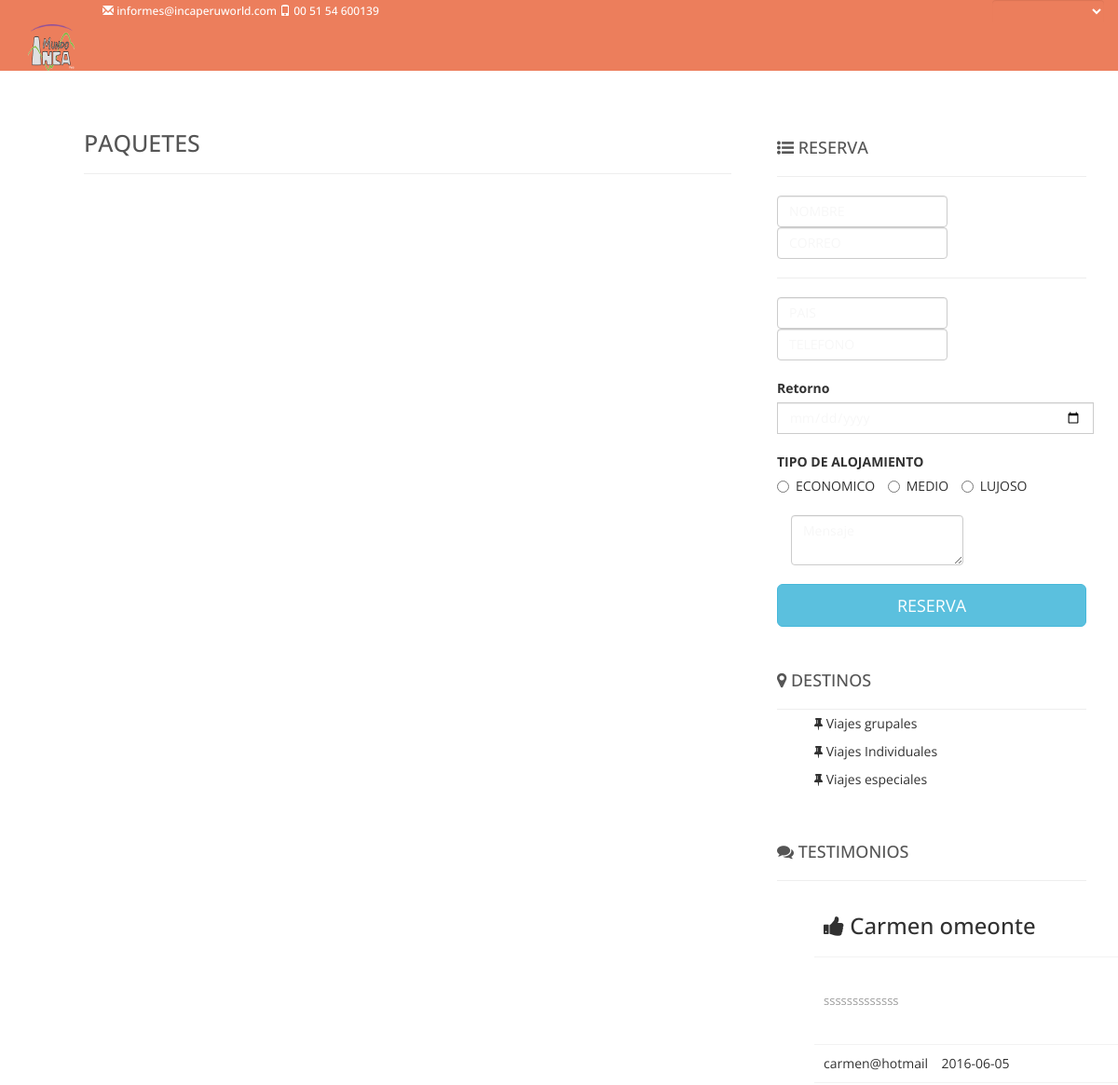
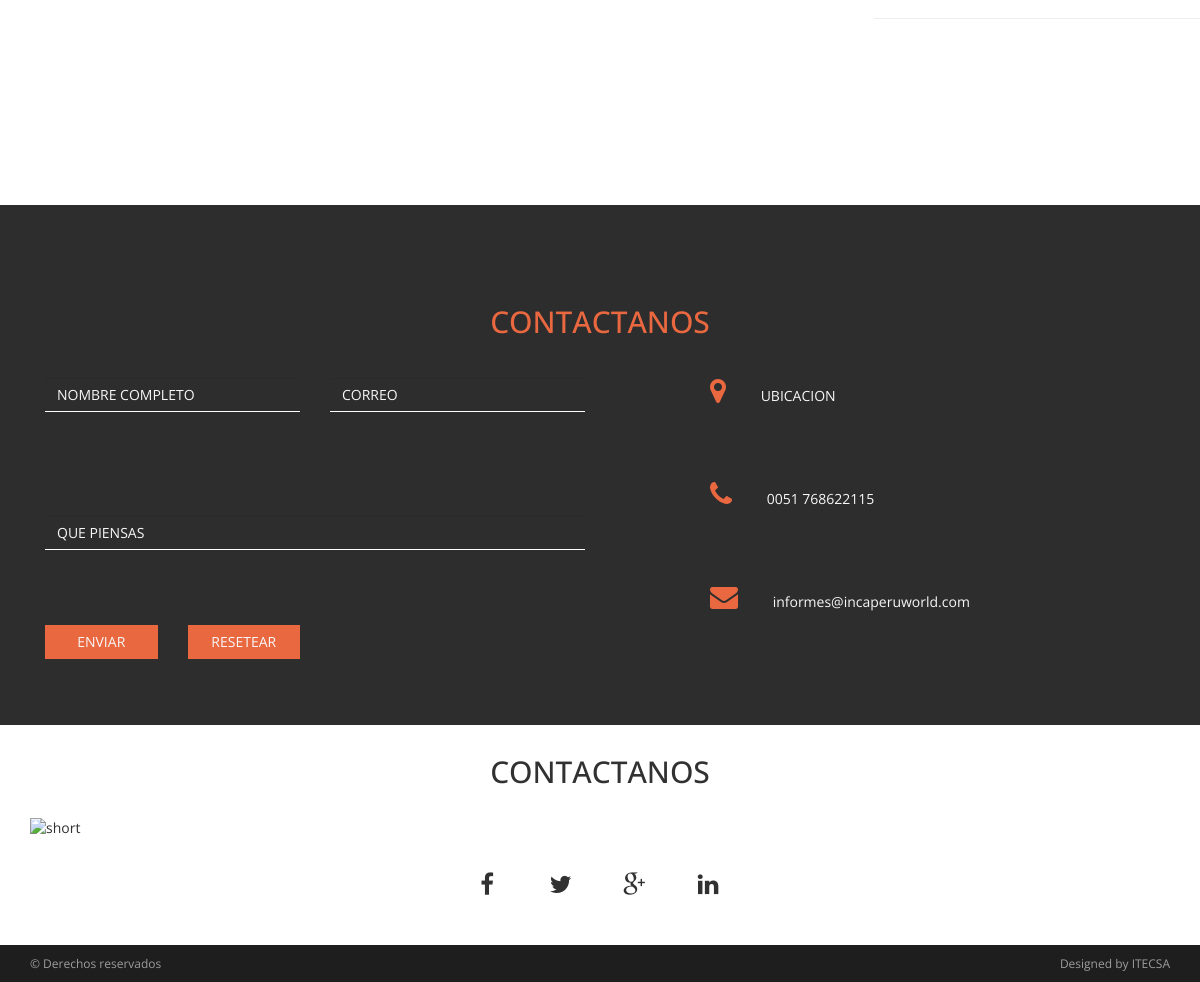
Page /Listado_de_Categorias.php on the committed database (2 pictures, top to bottom).
### tables this page shows
CREATE TABLE `controlestags` (
  `idControl` mediumint(9) NOT NULL AUTO_INCREMENT,
  `tipoTag` varchar(50) DEFAULT NULL,
  `nombre` text,
  `identificador` varchar(100) DEFAULT NULL,
  `idioma_id` int(11) DEFAULT NULL,
  PRIMARY KEY (`idControl`),
  KEY `id` (`idioma_id`),
  CONSTRAINT `controlestags_ibfk_1` FOREIGN KEY (`idioma_id`) REFERENCES `idioma` (`id`)
);

CREATE TABLE `categoria` (
  `id` int(11) NOT NULL AUTO_INCREMENT,
  `nombre` varchar(200) DEFAULT NULL,
  `tipo` int(11) DEFAULT NULL COMMENT 'el tipo sirve para determinar si es tours, circuito, etc',
  `foto` varchar(255) DEFAULT NULL,
  `idioma_id` int(11) DEFAULT NULL,
  `estado` tinyint(1) DEFAULT NULL,
  PRIMARY KEY (`id`),
  KEY `idioma_id` (`idioma_id`),
  CONSTRAINT `categoria_ibfk_1` FOREIGN KEY (`idioma_id`) REFERENCES `idioma` (`id`)
);

CREATE TABLE `testimonio` (
  `id` int(11) NOT NULL AUTO_INCREMENT,
  `nombre` varchar(255) DEFAULT NULL,
  `correo` varchar(255) DEFAULT NULL,
  `fecha` date DEFAULT NULL,
  `detalle` text,
  `foto` varchar(255) DEFAULT NULL,
  `idioma_id` int(11) DEFAULT NULL,
  `estado` tinyint(1) DEFAULT NULL,
  PRIMARY KEY (`id`),
  KEY `idioma_id` (`idioma_id`),
  CONSTRAINT `testimonio_ibfk_1` FOREIGN KEY (`idioma_id`) REFERENCES `idioma` (`id`)
);

### Listado_de_Categorias.php (the view, shortened to what the rows shown need)
<!DOCTYPE html>
<?php
require_once 'adminWeb/backend/models/Testimonio.php';
require_once 'adminWeb/backend/models/Categoria.php';
require_once 'adminWeb/backend/models/ControlesTag.php';
if (isset($_SESSION["idIdioma"])) {
$idIdiomaTags=$_SESSION["idIdioma"];
}
else  {
	$idIdiomaTags="3";
}
?>
<html lang="es">
	<head>
        <link href="css/bootstrap.min.css" rel="stylesheet">
        <link href="font-awesome/css/font-awesome.min.css" rel="stylesheet" type="text/css">
		<link rel="stylesheet" href="css/patros.css" >
		<link rel="stylesheet" type="text/css" href="css/cssPropios.css">
	</head>
	<body data-spy="scroll">
		<section class="container-fluid blog">
			<div class="row">
		        <div class="col-md-8" style=" padding-left: 90px;">
		            <h1 class="page-header sidebar-title">
		                <?php  $listaTagsDestinos=new ControlesTags();
				 			echo $reservas=$listaTagsDestinos->ListarTagsLavelStr($idIdiomaTags,'H4LavelPaquetes','txt_paquetes');
							?>
		            </h1>
		        </div>
		            <aside class="col-md-4 sidebar-padding">
		                <div class="blog-sidebar">
		                    <h4 class="sidebar-title"><i class="fa fa-list-ul"></i> <?php  $listaTagsDestinos=new ControlesTags();
				 			echo $reservas=$listaTagsDestinos->ListarTagsLavelStr($idIdiomaTags,'H2LavelDestinos','txt_reserva'); ?></h4>
		                    <hr>
		                    <div id="div_reservas">
		    				<form class="form-inline" >
								<br>
								<br>
								<div class="form-group">
									<label><?php  $listaTagsDestinos=new ControlesTags();
				 			echo $reservas=$listaTagsDestinos->ListarTagsLavelStr($idIdiomaTags,'H2LavelAll','cap_retorno');
							?></label>
									<br>
					                <div class='input-group date' id='datetimepicker1' style="width: 340px; z-index:0;">
					                    <input type='date' class="form-control" />
					                </div>
					            </div>
								<br>
								<br>
								<div class="form-group">
						            <label class="text" for=""><?php  $listaTagsDestinos=new ControlesTags();
				 			echo $reservas=$listaTagsDestinos->ListarTagsLavelStr($idIdiomaTags,'H2LavelDestinos','txt_alojamiento');
							?></label>
									<br>
						            <label class="radio-inline">
									  <input type="radio" name="inlineRadioOptions" id="inlineRadio1" value="option1"> <?php  $listaTagsDestinos=new ControlesTags();
				 			echo $reservas=$listaTagsDestinos->ListarTagsLavelStr($idIdiomaTags,'H2LavelDestinos','txt_economico');
							?>
									</label>
									<label class="radio-inline">
									  <input type="radio" name="inlineRadioOptions" id="inlineRadio2" value="option2"> <?php  $listaTagsDestinos=new ControlesTags();
				 			echo $reservas=$listaTagsDestinos->ListarTagsLavelStr($idIdiomaTags,'H2LavelDestinos','txt_medio');
							?>
									</label>
									<label class="radio-inline">
									  <input type="radio" name="inlineRadioOptions" id="inlineRadio3" value="option3"> <?php  $listaTagsDestinos=new ControlesTags();
				 			echo $reservas=$listaTagsDestinos->ListarTagsLavelStr($idIdiomaTags,'H2LavelDestinos','txt_lujoso');
							?>
									</label>
								</div>
								<br>
								<br>
								<br>
								<br>
							</form>
						</div>
		                </div>
		                <div class="blog-sidebar">
		                    <h4 class="sidebar-title"><i class="fa fa-map-marker"> </i> <?php  $listaTagsDestinos=new ControlesTags();
				 			echo $reservas=$listaTagsDestinos->ListarTagsLavelStr($idIdiomaTags,'H2Lavel','h2_destinos');
							?></h4>
		                    <hr style="margin-bottom: 5px;">
		                    <div id=div_destinos>
								<?php
									$catego = new Categoria();
									$DestinoListaTotal=$catego->ListarComboArray(3);
									for ($i=0; $i <count($DestinoListaTotal) ; $i++) {
										echo " <ul><i class='fa fa-thumb-tack' aria-hidden='true'> </i>  ".$DestinoListaTotal[$i]['nombre']."</ul>";
									}
								?>
							</div>
		                </div>
		                <div class="blog-sidebar">
		                    <h4 class="sidebar-title"><i class="fa fa-comments"></i> <?php  $listaTagsDestinos=new ControlesTags();
				 			echo $reservas=$listaTagsDestinos->ListarTagsLavelStr($idIdiomaTags,'H2LavelDestinos','txt_testimonios');
							?></h4>
		                    <hr style="margin-bottom: 5px;">
							<div id="div_testimonios">
								<div style="width: 380px; height: 400px; overflow-y: scroll;">
									<ul>
								<?php
								$dataTestimonio=new Testimonio();
								$testimonioLista=$dataTestimonio->ListarArray();
								for ($i=0; $i <count($testimonioLista) ; $i++) {
									echo "<li><h3><i class='fa fa-thumbs-up' aria-hidden='true'>&nbsp</i>".$testimonioLista[$i]['nombre']."</h3></li>";
									echo "<li>".$testimonioLista[$i]['detalle']."</li>";
									echo "<li>".$testimonioLista[$i]['correo']."&nbsp &nbsp ".$testimonioLista[$i]['fecha']."</li> <hr>";
								}
								?>
								</ul>
								</div>
							</div>
						</div>
					</aside>
				</div>
		    </section>
		<section id="contact">
			<div class="container">
				<div class="row">
					<div class="col-md-12">
						<div class="col-lg-12">
							<div class="text-center color-elements">
							<h2><?php  $listaTagsDestinos=new ControlesTags();
				 			echo $reservas=$listaTagsDestinos->ListarTagsLavelStr($idIdiomaTags,'H2LavelDestinos','txt_contacto');
							?></h2>
							</div>
						</div>
						<div class="col-lg-6 col-md-8">
							<form class="inline" id="contactForm" method="post" >
								<div class="row">
									<div class="col-sm-6 height-contact-element">
										<div class="form-group">
											<input type="text" name="first_name" class="form-control custom-labels" id="name" placeholder="<?php  $listaTagsDestinos=new ControlesTags();
				 			echo $reservas=$listaTagsDestinos->ListarTagsLavelStr($idIdiomaTags,'form_lvl','form_texto');
							?>" required data-validation-required-message="Please write your name!"/>
											<p class="help-block text-danger"></p>
										</div>
									</div>
									<div class="col-sm-6 height-contact-element">
										<div class="form-group">
											<input type="email" name="email" class="form-control custom-labels" id="email" placeholder="<?php  $listaTagsDestinos=new ControlesTags();
				 			echo $reservas=$listaTagsDestinos->ListarTagsLavelStr($idIdiomaTags,'form_lvl','form_email');
							?>" required data-validation-required-message="Please write your email!"/>
											<p class="help-block text-danger"></p>
										</div>
									</div>
									<div class="col-sm-12 height-contact-element">
										<div class="form-group">
											<input type="text" name="message" class="form-control custom-labels" id="message" placeholder="<?php  $listaTagsDestinos=new ControlesTags();
				 			echo $reservas=$listaTagsDestinos->ListarTagsLavelStr($idIdiomaTags,'form_lvl','form_pensando');
							?>" required data-validation-required-message="Please write a message!"/>
										</div>
									</div>
									<div class="col-sm-3 col-xs-6 height-contact-element">
										<div class="form-group">
											<input type="submit" class="btn btn-md btn-custom btn-noborder-radius" value="
											<?php  $listaTagsDestinos=new ControlesTags();
				 			echo $reservas=$listaTagsDestinos->ListarTagsLavelStr($idIdiomaTags,'form_lvl','form_envio');
							?>
											"/>
										</div>
									</div>
									<div class="col-sm-3 col-xs-6 height-contact-element">
										<div class="form-group">
											<button type="button" class="btn btn-md btn-noborder-radius btn-custom" name="reset"><?php  $listaTagsDestinos=new ControlesTags();
				 			echo $reservas=$listaTagsDestinos->ListarTagsLavelStr($idIdiomaTags,'form_lvl','form_resetear');
							?>
											</button>
										</div>
									</div>
								</div>
							</form>
						</div>
						<div class="col-lg-5 col-md-3 col-lg-offset-1 col-md-offset-1">
							<div class="row">
								<div class="col-md-12 height-contact-element">
									<div class="form-group">
										<i class="fa fa-2x fa-map-marker"></i>
										<span class="text"><?php  $listaTagsDestinos=new ControlesTags();
				 			echo $reservas=$listaTagsDestinos->ListarTagsLavelStr($idIdiomaTags,'form_lvl','form_ubicacion');
							?></span>
									</div>
								</div>
							</div>
						</div>
					</div>
				</div>
			</div>
		</section>
		<section id="follow-us">
			<div class="container">
				<div class="text-center height-contact-element">
					<h2><?php  $listaTagsDestinos=new ControlesTags();
				 			echo $reservas=$listaTagsDestinos->ListarTagsLavelStr($idIdiomaTags,'H2LavelDestinos','txt_contacto');
							?></h2>
				</div>
			</div>
		</section>
    </body>
</html>

### rows in the picture
controlestags: nombre "PAQUETES"
controlestags: nombre "RESERVA"
controlestags: nombre "Retorno"
controlestags: nombre "TIPO DE ALOJAMIENTO"
controlestags: nombre "ECONOMICO"
controlestags: nombre "MEDIO"
controlestags: nombre "LUJOSO"
controlestags: nombre "DESTINOS"
categoria: nombre "Viajes grupales"
categoria: nombre "Viajes Individuales"
categoria: nombre "Viajes especiales"
controlestags: nombre "TESTIMONIOS"
testimonio: nombre "Carmen omeonte", detalle "sssssssssssss", correo "carmen@hotmail", fecha "2016-06-05"
controlestags: nombre "CONTACTANOS"
controlestags: first_name "NOMBRE COMPLETO"
controlestags: email "CORREO"
controlestags: message "QUE PIENSAS"
controlestags: nombre "ENVIAR"
controlestags: nombre "RESETEAR"
controlestags: nombre "UBICACION"
